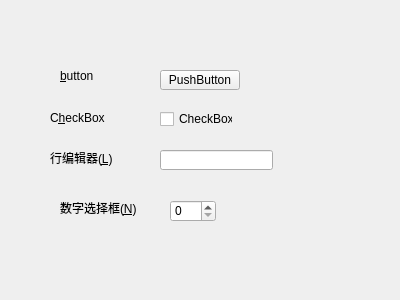
<?xml version="1.0" encoding="UTF-8"?>
<ui version="4.0">
 <class>MyWidget</class>
 <widget class="QWidget" name="MyWidget">
  <property name="geometry">
   <rect>
    <x>0</x>
    <y>0</y>
    <width>400</width>
    <height>300</height>
   </rect>
  </property>
  <property name="windowTitle">
   <string>MyWidget</string>
  </property>
  <widget class="QLabel" name="label">
   <property name="geometry">
    <rect>
     <x>60</x>
     <y>70</y>
     <width>54</width>
     <height>12</height>
    </rect>
   </property>
   <property name="text">
    <string>&amp;button</string>
   </property>
   <property name="buddy">
    <cstring>pushButton</cstring>
   </property>
  </widget>
  <widget class="QLabel" name="label_2">
   <property name="geometry">
    <rect>
     <x>50</x>
     <y>110</y>
     <width>61</width>
     <height>16</height>
    </rect>
   </property>
   <property name="text">
    <string>C&amp;heckBox</string>
   </property>
   <property name="buddy">
    <cstring>checkBox</cstring>
   </property>
  </widget>
  <widget class="QLabel" name="label_3">
   <property name="geometry">
    <rect>
     <x>50</x>
     <y>150</y>
     <width>81</width>
     <height>16</height>
    </rect>
   </property>
   <property name="text">
    <string>行编辑器(&amp;L)</string>
   </property>
   <property name="buddy">
    <cstring>lineEdit</cstring>
   </property>
  </widget>
  <widget class="QLabel" name="label_4">
   <property name="geometry">
    <rect>
     <x>60</x>
     <y>200</y>
     <width>81</width>
     <height>16</height>
    </rect>
   </property>
   <property name="text">
    <string>数字选择框(&amp;N)</string>
   </property>
   <property name="buddy">
    <cstring>spinBox</cstring>
   </property>
  </widget>
  <widget class="QPushButton" name="pushButton">
   <property name="geometry">
    <rect>
     <x>160</x>
     <y>70</y>
     <width>80</width>
     <height>20</height>
    </rect>
   </property>
   <property name="text">
    <string>PushButton</string>
   </property>
  </widget>
  <widget class="QCheckBox" name="checkBox">
   <property name="geometry">
    <rect>
     <x>160</x>
     <y>110</y>
     <width>73</width>
     <height>18</height>
    </rect>
   </property>
   <property name="text">
    <string>CheckBox</string>
   </property>
  </widget>
  <widget class="QLineEdit" name="lineEdit">
   <property name="geometry">
    <rect>
     <x>160</x>
     <y>150</y>
     <width>113</width>
     <height>20</height>
    </rect>
   </property>
  </widget>
  <widget class="QSpinBox" name="spinBox">
   <property name="geometry">
    <rect>
     <x>170</x>
     <y>200</y>
     <width>46</width>
     <height>22</height>
    </rect>
   </property>
  </widget>
 </widget>
 <layoutdefault spacing="6" margin="11"/>
 <resources/>
 <connections/>
</ui>
